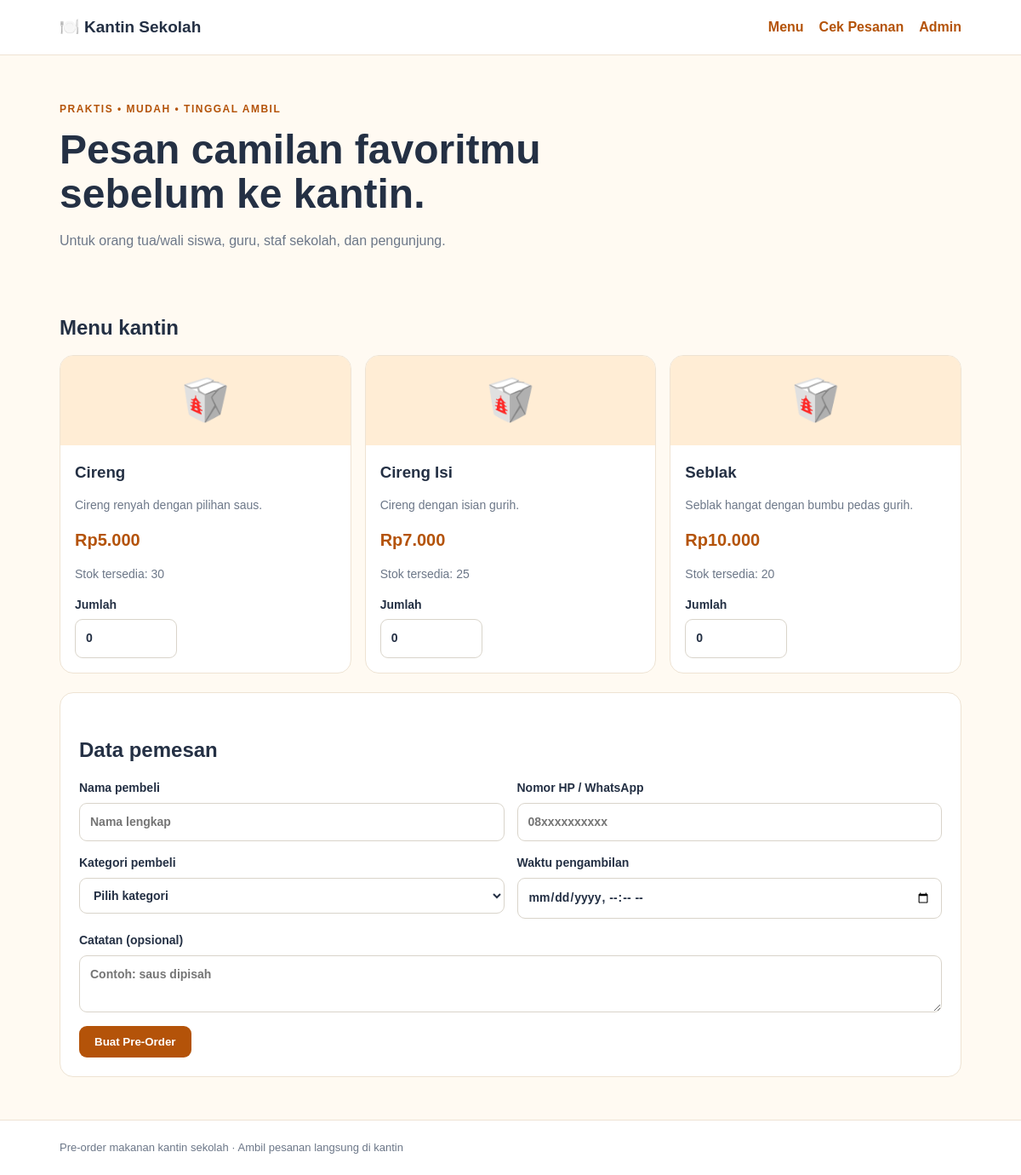
The page / on the database its author committed.
### tables this page shows
CREATE TABLE menu (
            id INTEGER PRIMARY KEY AUTOINCREMENT,
            nama TEXT NOT NULL,
            deskripsi TEXT DEFAULT '',
            harga INTEGER NOT NULL CHECK(harga >= 0),
            stok INTEGER NOT NULL DEFAULT 0 CHECK(stok >= 0),
            foto TEXT DEFAULT ''
        );

### app.py (the view)
@app.route("/")
def index():
    with koneksi() as db:
        menu = db.execute("SELECT * FROM menu ORDER BY nama").fetchall()
    return render_template("index.html", menu=menu, kategori=KATEGORI_PEMBELI)

### app.py (called while the page is built)
def koneksi():
    conn = sqlite3.connect(DB_PATH)
    conn.row_factory = sqlite3.Row
    conn.execute("PRAGMA foreign_keys = ON")
    return conn

@app.template_filter("rupiah")
def rupiah(value):
    return "Rp" + f"{int(value):,}".replace(",", ".")

### templates/index.html (shortened to what this page needs)
{% extends "base.html" %}
{% block content %}
<section class="hero">
  <p class="eyebrow">PRAKTIS • MUDAH • TINGGAL AMBIL</p>
  <h1>Pesan camilan favoritmu sebelum ke kantin.</h1>
  <p>Untuk orang tua/wali siswa, guru, staf sekolah, dan pengunjung.</p>
</section>
<h2>Menu kantin</h2>
<form method="post" action="{{ url_for('pesan') }}">
  <div class="grid">
  {% for item in menu %}
    <article class="menu-card">
      <div class="food-icon">🥡</div>
      <div class="card-body">
        <h3>{{ item.nama }}</h3>
        <p class="muted">{{ item.deskripsi or 'Camilan favorit kantin sekolah.' }}</p>
        <strong class="price">{{ item.harga|rupiah }}</strong>
        <p class="stock">Stok tersedia: {{ item.stok }}</p>
        <label>Jumlah
          <input type="number" name="jumlah_{{ item.id }}" min="0" max="{{ item.stok }}" value="0" {% if item.stok == 0 %}disabled{% endif %}>
        </label>
      </div>
    </article>
  {% else %}
    <p>Belum ada menu yang tersedia.</p>
  {% endfor %}
  </div>
  <section class="panel">
    <h2>Data pemesan</h2>
    <div class="form-grid">
      <label>Nama pembeli<input name="nama_pembeli" required placeholder="Nama lengkap"></label>
      <label>Nomor HP / WhatsApp<input name="no_hp" required inputmode="tel" placeholder="08xxxxxxxxxx"></label>
      <label>Kategori pembeli
        <select name="kategori_pembeli" required>
          <option value="">Pilih kategori</option>
        </select>
      </label>
      <label>Waktu pengambilan<input type="datetime-local" name="waktu_ambil" required></label>
      <label class="full">Catatan (opsional)<textarea name="catatan" rows="2" placeholder="Contoh: saus dipisah"></textarea></label>
    </div>
    <button class="btn" type="submit">Buat Pre-Order</button>
  </section>
</form>
{% endblock %}

### templates/base.html (shortened to what this page needs)
<!doctype html>
<html lang="id">
<head>
  <link rel="stylesheet" href="{{ url_for('static', filename='style.css') }}">
</head>
<body>
<header class="top">
  <div class="wrap nav">
    <a class="brand" href="{{ url_for('index') }}">🍽️ Kantin Sekolah</a>
    <nav><a href="{{ url_for('index') }}">Menu</a><a href="{{ url_for('cek_pesanan') }}">Cek Pesanan</a><a href="{{ url_for('admin') }}">Admin</a></nav>
  </div>
</header>
<main class="wrap">
  {% block content %}{% endblock %}
</main>
<footer><div class="wrap">Pre-order makanan kantin sekolah · Ambil pesanan langsung di kantin</div></footer>
</body>
</html>

### static/style.css (style rules this page uses)
:root { --ink:#243044;--muted:#6c7788;--brand:#b45309;--brand2:#f59e0b;--paper:#fff;--bg:#fffaf2;--line:#eee3d3 }
* { box-sizing:border-box }
body { margin:0;background:var(--bg);color:var(--ink);font:16px/1.55 Arial,sans-serif }
.wrap { width:min(1060px,92%);margin:auto }
.top { background:#fff;border-bottom:1px solid var(--line);position:sticky;top:0;z-index:3 }
.nav { min-height:64px;display:flex;align-items:center;justify-content:space-between;gap:16px }
.brand { font-weight:800;color:var(--ink);text-decoration:none;font-size:19px }
nav { display:flex;gap:18px }
nav a,.text-link { color:var(--brand);text-decoration:none;font-weight:700 }
.hero { padding:42px 0 28px }
.hero h1 { font-size:clamp(30px,5vw,48px);line-height:1.1;max-width:700px;margin:8px 0 }
.hero p { color:var(--muted) }
.eyebrow { color:var(--brand)!important;font-size:12px;font-weight:800;letter-spacing:1.5px }
h2 { margin:26px 0 14px }
.grid { display:grid;grid-template-columns:repeat(auto-fit,minmax(230px,1fr));gap:16px }
.menu-card,.panel,.stat { background:var(--paper);border:1px solid var(--line);border-radius:16px;overflow:hidden }
.food-icon { height:105px;background:#ffedd5;display:grid;place-items:center;font-size:48px }
.card-body { padding:17px }
.card-body h3 { margin:0 }
.muted,.stock { color:var(--muted);font-size:14px }
.price { font-size:20px;color:var(--brand) }
label { display:block;font-weight:700;font-size:14px }
input,select,textarea { display:block;width:100%;margin-top:6px;padding:11px 12px;border:1px solid #d9d4ca;border-radius:9px;background:#fff;color:var(--ink);font:inherit }
input[type=number] { max-width:120px }
.panel { padding:22px;margin:22px 0 }
.form-grid { display:grid;grid-template-columns:repeat(2,minmax(0,1fr));gap:15px;margin:16px 0 }
.full { grid-column:1/-1 }
.btn { display:inline-block;border:0;border-radius:9px;background:var(--brand);color:white;padding:11px 18px;font-weight:700;cursor:pointer;text-decoration:none }
footer { margin-top:50px;padding:22px 0;background:#fff;border-top:1px solid var(--line);color:var(--muted);font-size:13px }

### rows shown on the page
menu: nama "Cireng", deskripsi "Cireng renyah dengan pilihan saus.", harga|rupiah "Rp5.000", stok "30", stok "0"
menu: nama "Cireng Isi", deskripsi "Cireng dengan isian gurih.", harga|rupiah "Rp7.000", stok "25", stok "0"
menu: nama "Seblak", deskripsi "Seblak hangat dengan bumbu pedas gurih.", harga|rupiah "Rp10.000", stok "20", stok "0"
